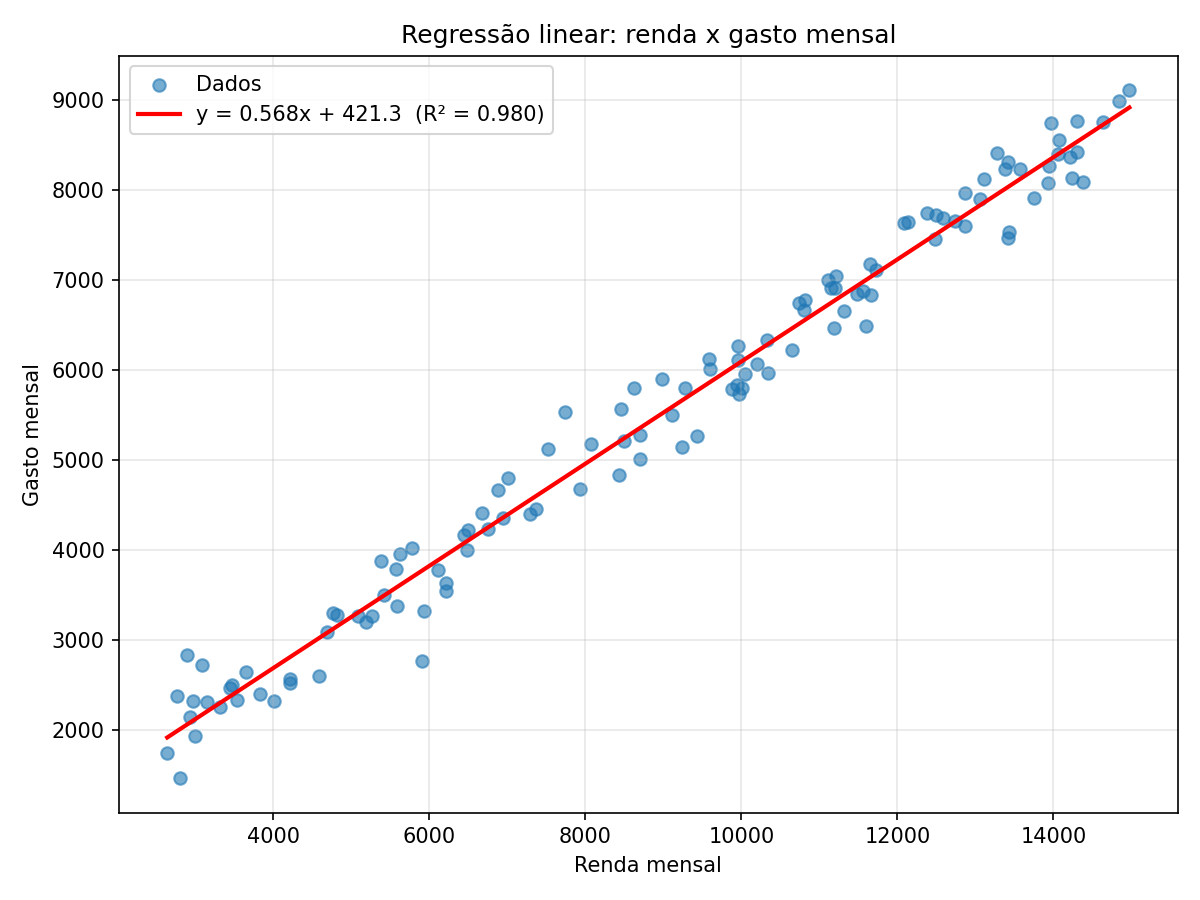

The Python source for this figure:
"""Regressão linear: gasto mensal em função da renda mensal."""
import numpy as np
import pandas as pd
import matplotlib.pyplot as plt

df = pd.read_csv("dados_regressao.csv")
x, y = df["renda_mensal"], df["gasto_mensal"]

a, b = np.polyfit(x, y, 1)            # y = a*x + b
r2 = np.corrcoef(x, y)[0, 1] ** 2
xs = np.linspace(x.min(), x.max(), 100)

fig, ax = plt.subplots(figsize=(8, 6))
ax.scatter(x, y, alpha=0.6, label="Dados")
ax.plot(xs, a * xs + b, color="red", linewidth=2,
        label=f"y = {a:.3f}x + {b:.1f}  (R² = {r2:.3f})")
ax.set_title("Regressão linear: renda x gasto mensal")
ax.set_xlabel("Renda mensal")
ax.set_ylabel("Gasto mensal")
ax.grid(alpha=0.3)
ax.legend()
plt.tight_layout()
plt.savefig("04_regressao.png", dpi=150)
plt.show()
